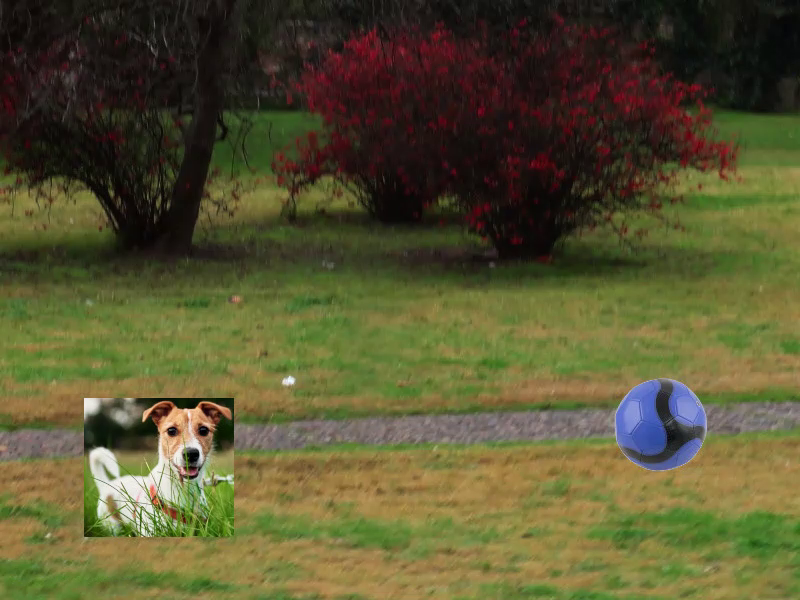
#> input picture frame 1 of Simulado1-2023.1/q3/dogtraining.mp4, 800 x 600 px
$ python q3.py
#> lines starting #> are read from the running program, lines starting #| are printed output that depends on the picture
#!/usr/bin/python3
# -*- coding: utf-8 -*-

# Este NÃO é um programa ROS

from __future__ import print_function, division

import cv2
import os,sys, os.path
import numpy as np

print("Rodando Python versão ", sys.version)
print("OpenCV versão: ", cv2.__version__)
print("Diretório de trabalho: ", os.getcwd())

# Arquivos necessários
video = "dogtraining.mp4"

if __name__ == "__main__":

    # Inicializa a aquisição da webcam
    cap = cv2.VideoCapture(video)


    print("Se a janela com a imagem não aparecer em primeiro plano dê Alt-Tab")

    while(True):
        # Capture frame-by-frame
        ret, frame = cap.read()
#> frame is the input picture: shape (600, 800, 3); mean B, G, R 49, 85.1, 88.5

        if ret == False:
            #print("Codigo de retorno FALSO - problema para capturar o frame")
            #cap.set(cv2.CAP_PROP_POS_FRAMES, 0)
            break


        # Our operations on the frame come here
        rgb = cv2.cvtColor(frame, cv2.COLOR_BGR2RGB)
        gray = cv2.cvtColor(frame, cv2.COLOR_BGR2GRAY)
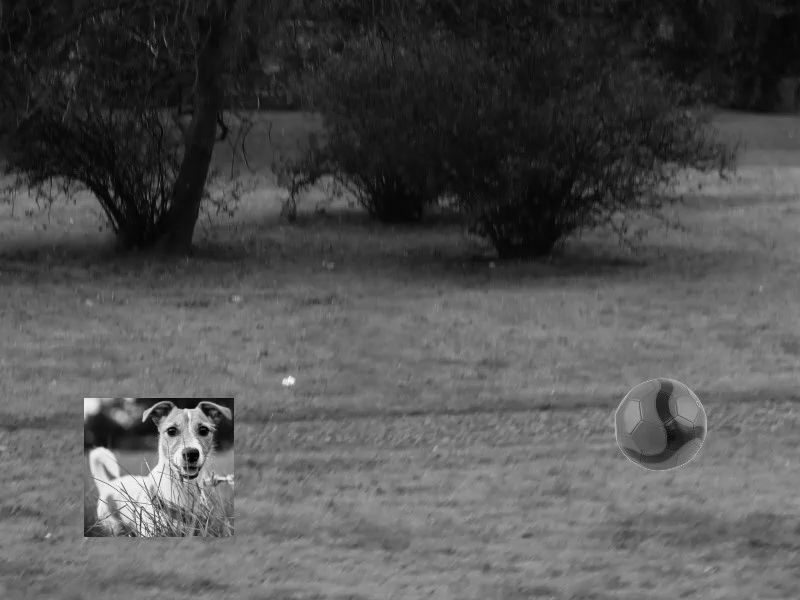
#> gray: shape (600, 800); min 0, max 249, mean 82

        # TODO: seu código vai aqui


        # NOTE que em testes a OpenCV 4.0 requereu frames em BGR para o cv2.imshow
        cv2.imshow('imagem', frame)

        # Pressione 'q' para interromper o video
        if cv2.waitKey(1000) & 0xFF == ord('q'):
#> (key q is pressed here)
            break

    # When everything done, release the capture
    cap.release()
    cv2.destroyAllWindows()

$ run again, starting later in the video
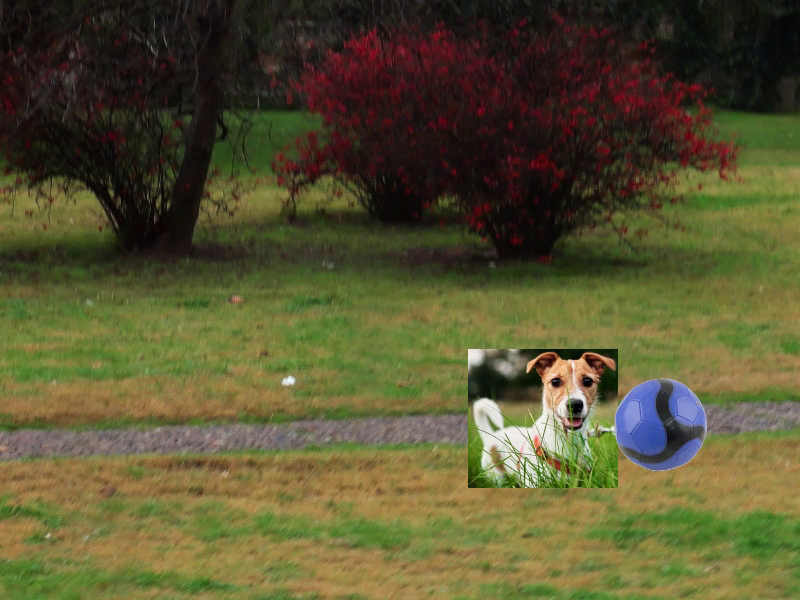
#> input picture frame 8 of Simulado1-2023.1/q3/dogtraining.mp4, 800 x 600 px
#> frame is the input picture: shape (600, 800, 3); mean B, G, R 49.1, 84.7, 88.5
#> `gray = cv2.cvtColor(frame, cv2.COLOR_BGR2GRAY)`:
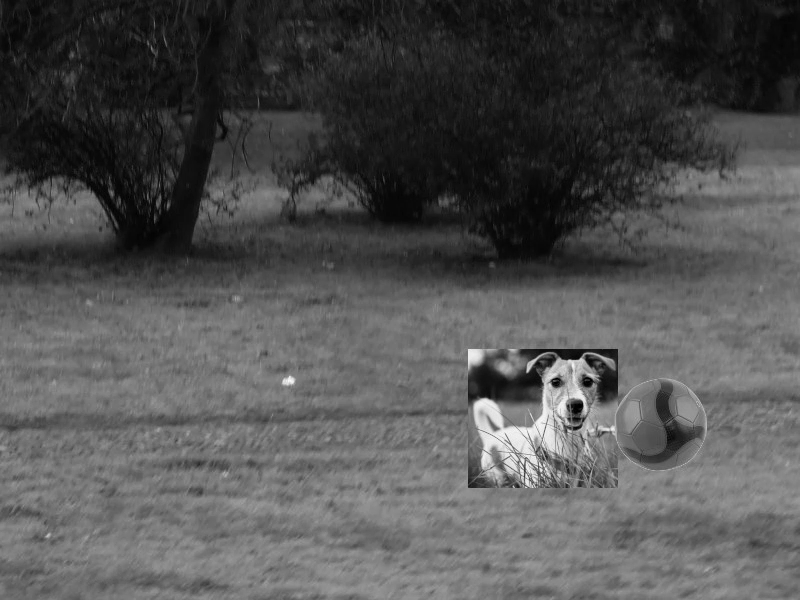
#> gray: shape (600, 800); min 0, max 250, mean 81.7

$ run again, starting later in the video
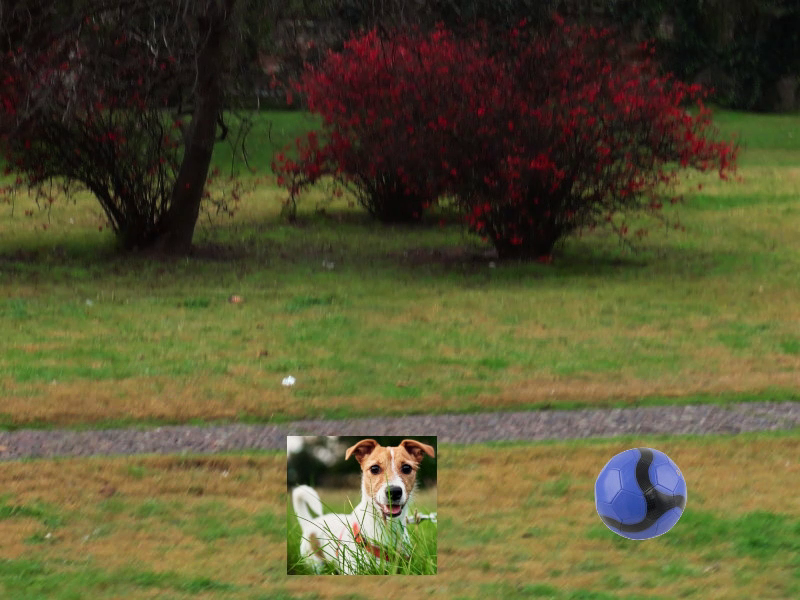
#> input picture frame 14 of Simulado1-2023.1/q3/dogtraining.mp4, 800 x 600 px
#> frame is the input picture: shape (600, 800, 3); mean B, G, R 49.4, 84.4, 88
#> `gray = cv2.cvtColor(frame, cv2.COLOR_BGR2GRAY)`:
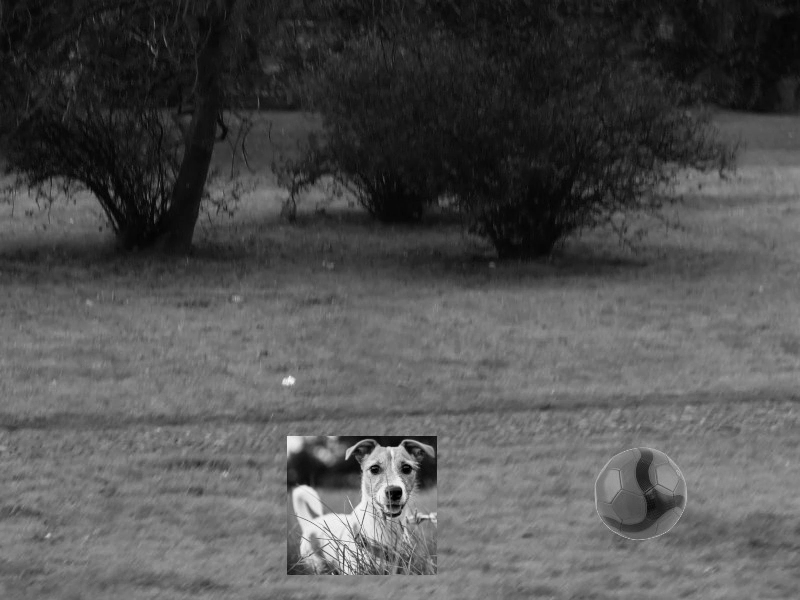
#> gray: shape (600, 800); min 0, max 249, mean 81.4
